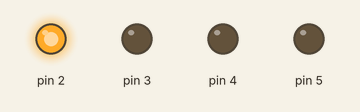
A sketch run on a simulated Arduino Uno, built with avr-gcc and run on an emulated ATmega328P. On the bench: output pins drawn as LEDs (lit = HIGH).

Above: at 0.1 s.
At 0.7 s:
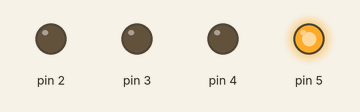
At 1.3 s:
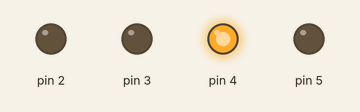
At 2.7 s:
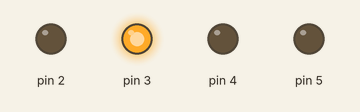
Timing chart, 0 to 3.0 s (numbered marks = the images above):
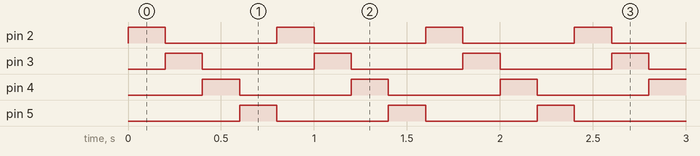

The sketch:

E03_LED_sequence.ino
```cpp
#define DELAY_TIME 200
//지연시간을 0.2초로 정의
void setup() {
//2~5번핀을 출력으로 사용
  pinMode(2,OUTPUT);
  pinMode(3,OUTPUT);
  pinMode(4,OUTPUT);
  pinMode(5,OUTPUT);
}
void loop(){
  digitalWrite(2,HIGH); //2번핀 켜짐
  delay(DELAY_TIME); 	//0.2초 지연
  digitalWrite(2,LOW); 	//2번핀 꺼짐
  digitalWrite(3,HIGH);
  delay(DELAY_TIME);
  digitalWrite(3,LOW);
  digitalWrite(4,HIGH);
  delay(DELAY_TIME);
  digitalWrite(4,LOW);
  digitalWrite(5,HIGH);
  delay(DELAY_TIME);
  digitalWrite(5,LOW);
}
```

Measured:
- by itself, pin 2–5: alternates HIGH for 0.20 s and LOW for 0.60 s
- by itself, everything shown: repeats every 0.80 s, in 4 steps
